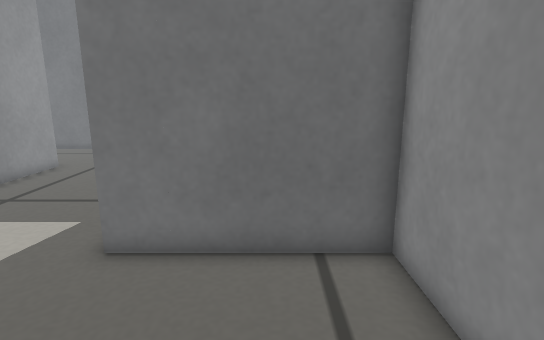
[1] (above)

19 first-person views from a walk through a Gazebo world. The camera is 0.33 m above the floor, tilts 12° down and sees 80° across. The floor is counted in squares, 0.1 m on a side. Each view is taken from the middle of a square. On the plan, view 1 faces up. The plan holds only what a view shows up to about 20 squares ahead; the rest is blank. Robots are left out.

[2]
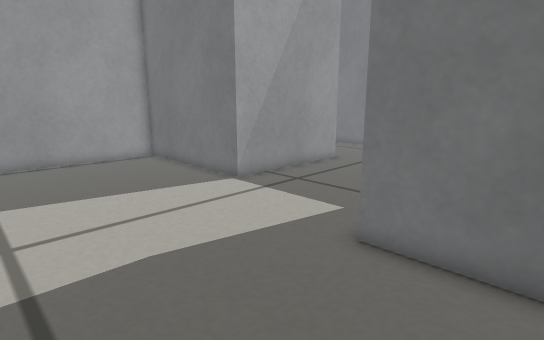

[3]
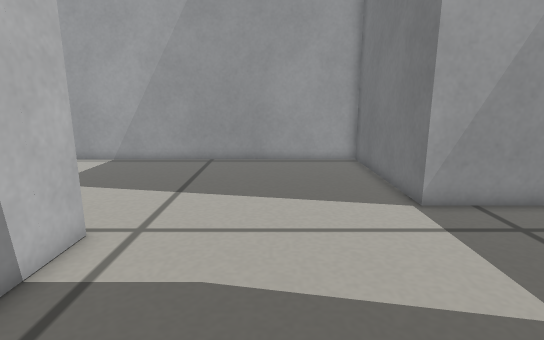

[4]
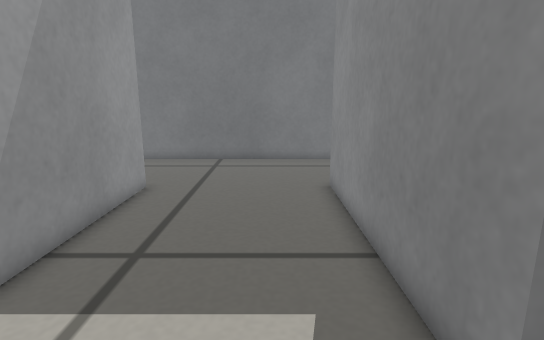

[5]
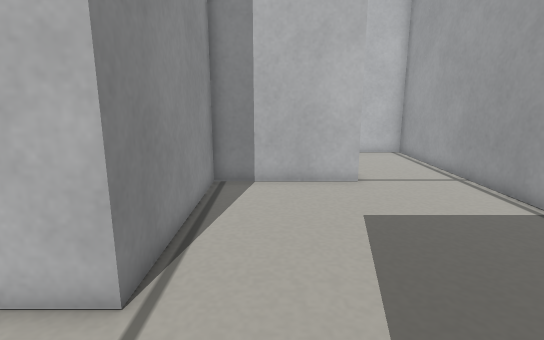

[6]
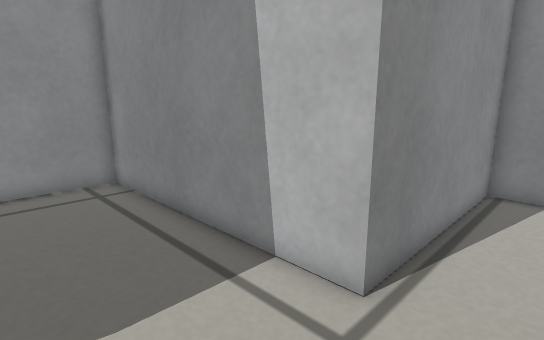

[7]
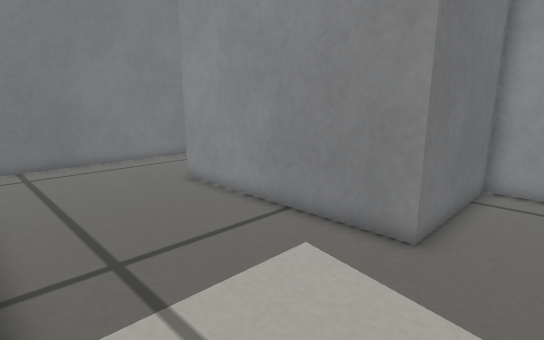

[8]
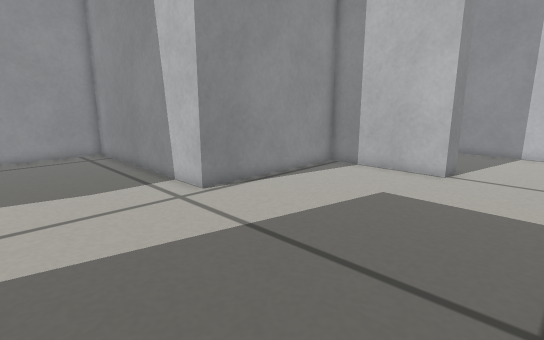

[9]
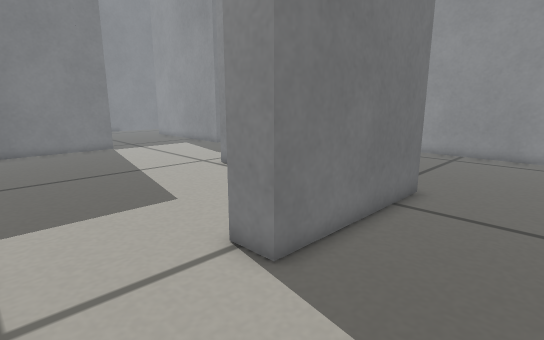

[10]
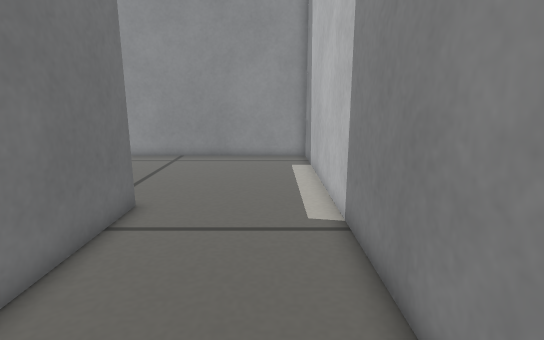

[11]
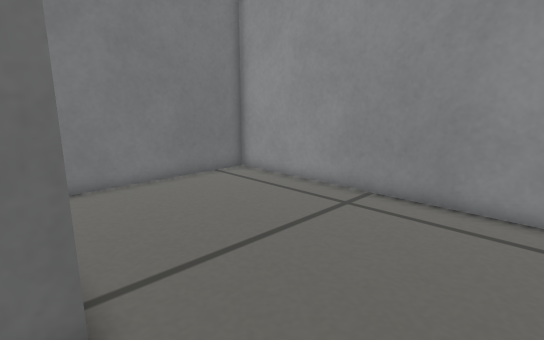

[12]
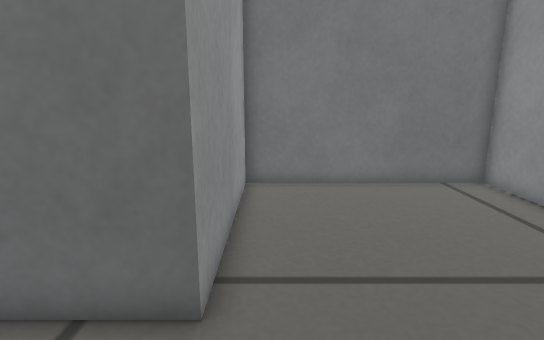

[13]
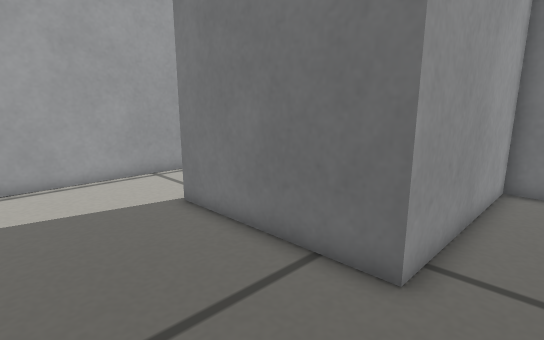

[14]
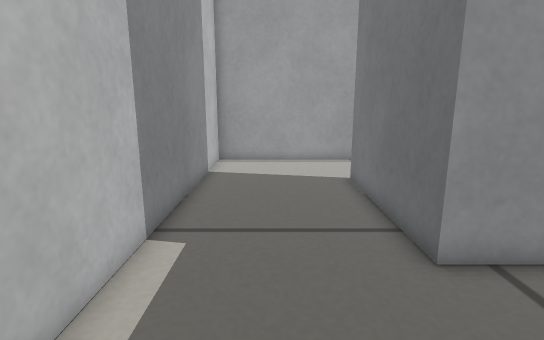

[15]
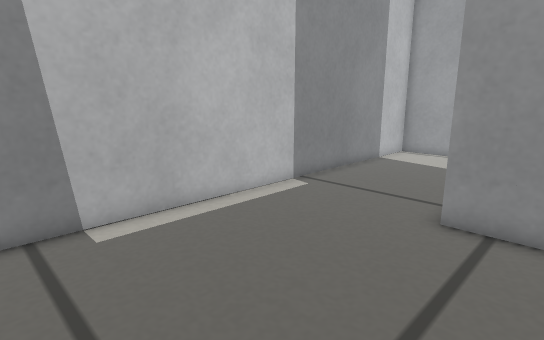

[16]
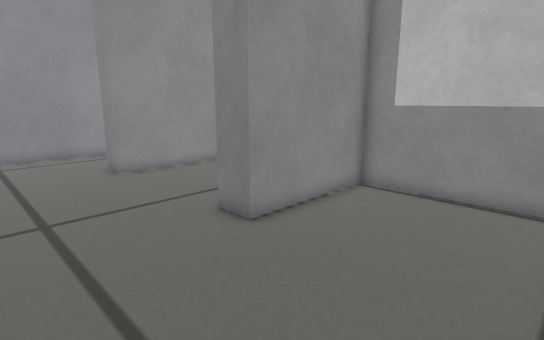

[17]
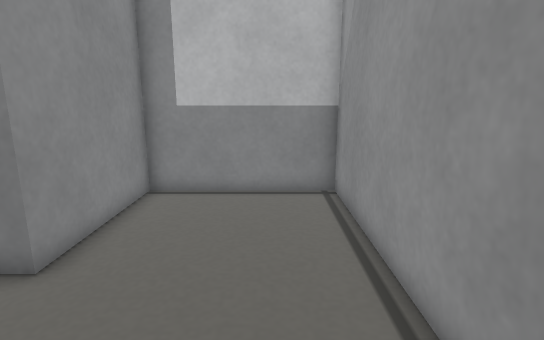

[18]
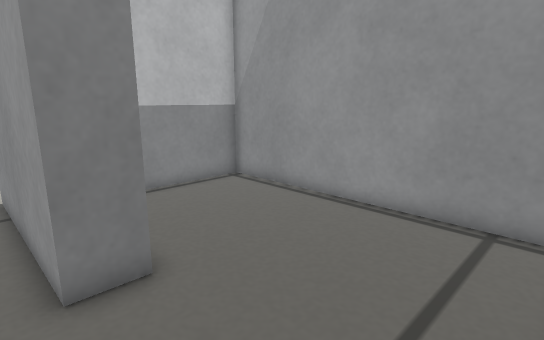

[19]
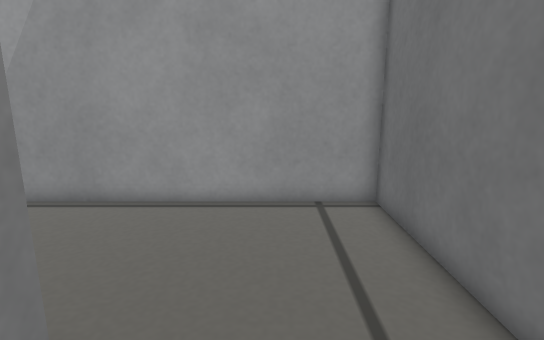

### Floor plan
Ten units are one square. View 1 is at (0, 0); x grows to the right and y downward. Boxes are objects, and circles mark ways between rooms. Rooms are numbered by the first view taken in them; rooms with no view inside come last. Other rooms are left out.
<svg viewBox="-199 -229 231 404">
<path fill="none" stroke="#000" d="M-109 -163 -109 -88 -194 -88 -194 106M-146 106 -146 91 -86 91 -86 6 27 6 27 -66 -37 -66 -37 -166 -21 -166M-14 -224 -104 -224M-194 106 -194 170 27 170 27 21 -71 21 -71 106 -146 106M-104 -224 -194 -224 -194 -103 -124 -103 -124 -163 -109 -163"/>
<circle cx="-170" cy="95" r="3" fill="#2a7"/>
<circle cx="-115" cy="-195" r="3" fill="#2a7"/>
<text x="-100" y="-50">1</text>
<text x="-60" y="110">2</text>
<text x="-150" y="-170">3</text>
</svg>
Room 1 opens to room 2. Room 1 opens to room 3.

Where each view was taken, in squares from view 1:
view 1: 0 up, 0 right, facing up
view 2: 0 up, 0 right, facing up-left
view 3: 4 up, 1 left, facing left
view 4: 4 up, 6 left, facing up
view 5: 4 up, 11 left, facing down
view 6: 4 up, 11 left, facing down-right
view 7: 4 up, 11 left, facing up-right
view 8: 6 up, 19 left, facing down-right
view 9: 15 down, 19 left, facing up-right
view 10: 15 down, 17 left, facing right
view 11: 15 down, 8 left, facing up-right
view 12: 15 down, 6 left, facing up
view 13: 16 down, 5 left, facing up-left
view 14: 14 down, 1 left, facing left
view 15: 8 down, 2 right, facing down-left
view 16: 22 up, 19 left, facing down-right
view 17: 22 up, 17 left, facing down
view 18: 22 up, 10 left, facing down-left
view 19: 19 up, 9 left, facing left
